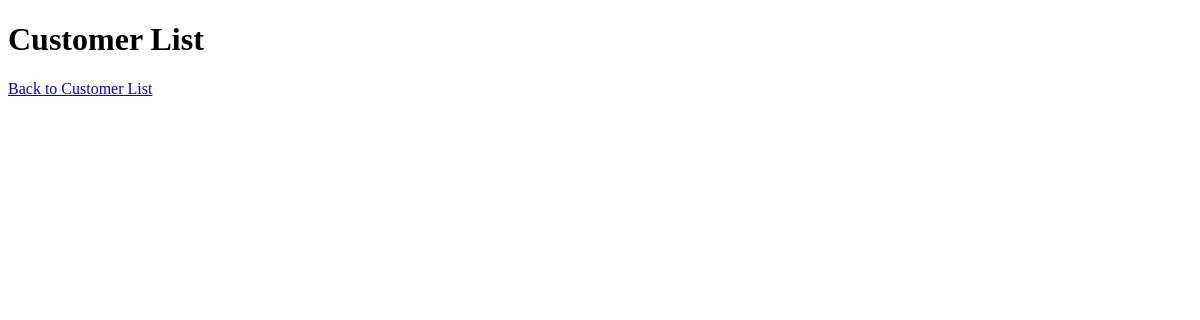
Before: /plp_ecommerce/customers/ with the older database file.
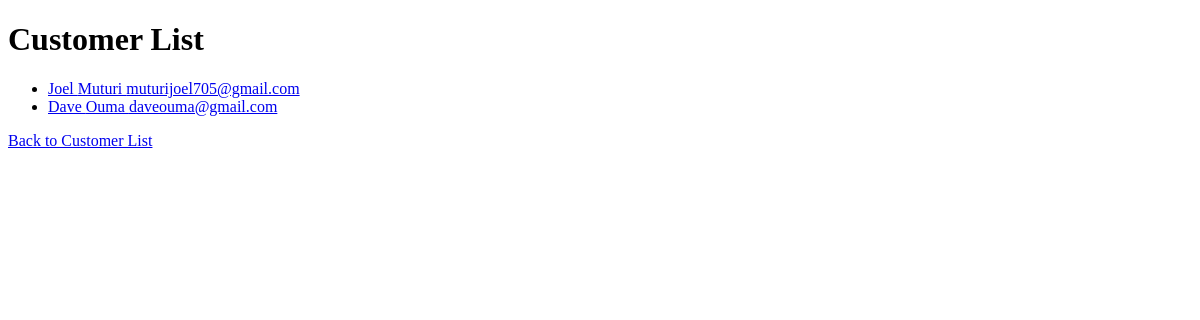
After: the same page with the newer database file.
### plp_ecommerce/models.py (models this page shows, shortened)
class Customer(models.Model):
    first_name = models.CharField(max_length=60)
    last_name = models.CharField(max_length=60)
    email = models.EmailField(unique=True)
    phone = models.CharField(max_length=20, blank=True, null=True)
    address = models.TextField(blank=True, null=True)
    created_at = models.DateTimeField(auto_now_add=True)

### plp_ecommerce/views.py (the view)
# urls.py: path('customers/', views.customer_list, name='customer_list'),
def customer_list(request):
    customers = Customer.objects.all()
    context = {
        'customers': customers
        }
    return render(request, 'plp_ecommerce/customer_list.html', context)

### plp_ecommerce/templates/plp_ecommerce/customer_list.html (shortened to what this page needs)
<!DOCTYPE html>
<html lang="en">
<head>
</head>
<body>
  <h1>Customer List</h1>
  <ul>
    {% for customer in customers %}
        <li>
            <a href ="{% url 'plp_ecommerce:customer_detail' customer.pk %}">
                {{customer.first_name}} {{customer.last_name}} {{customer.email}}
            </a>
        </li>
    {% endfor %}
    </ul>
</body>
<a href ="{%url 'plp_ecommerce:customer_list'%}" class="back-link">Back to Customer List</a>
</html>

Changed rows visible on the page:
added Customer: first_name "Joel", last_name "Muturi", email "muturijoel705@gmail.com"
added Customer: first_name "Dave", last_name "Ouma", email "daveouma@gmail.com"
